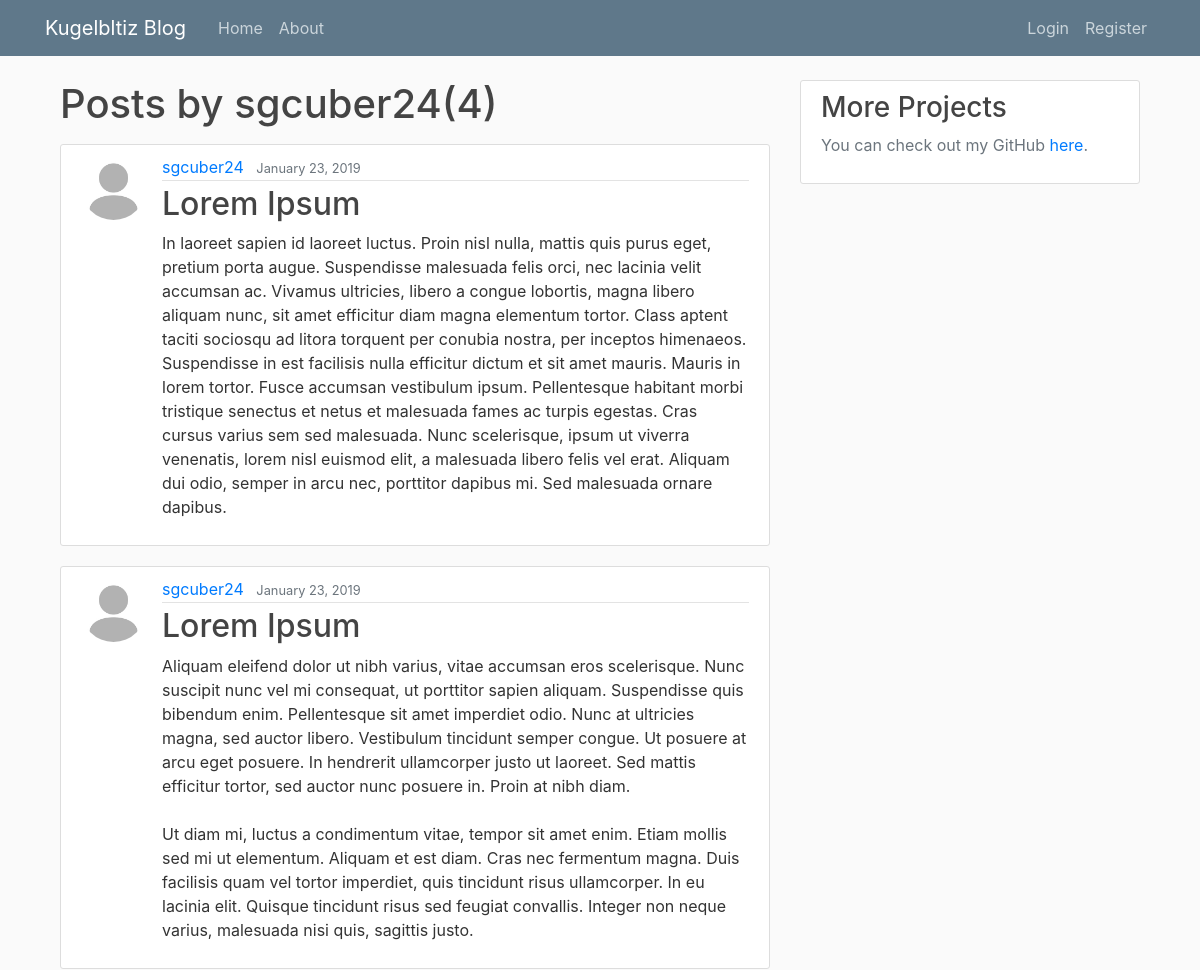
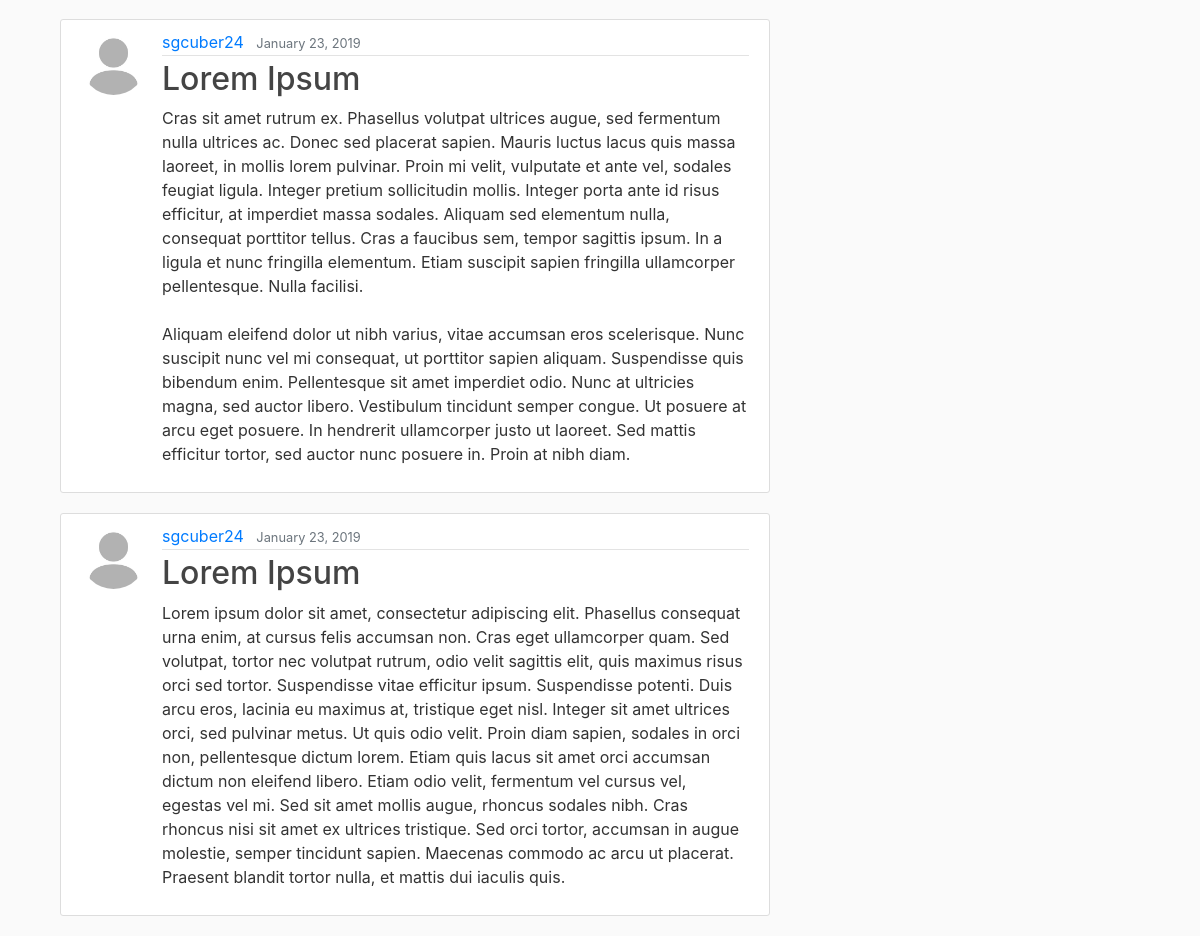
The page /user/sgcuber24 on the database its author committed (2 pictures, top to bottom).
### blog/models.py (models this page shows, shortened)
class post(models.Model):
    title=models.CharField(max_length=100)
    content=models.TextField()
    date=models.DateTimeField(default=timezone.now)
    author=models.ForeignKey(User, on_delete=models.CASCADE)

### users/models.py (models this page shows, shortened)
class Profile(models.Model):
    user=models.OneToOneField(User, on_delete=models.CASCADE)
    image=models.ImageField(default='default.jpg', upload_to='profile-pics')

### blog/views.py (the view)
# urls.py: path('user/<str:username>', UserPostListView.as_view(), name='user-posts'),
class UserPostListView(ListView):
    model = post
    template_name='blog/user_posts.html'
    context_object_name='posts'
    ordering=['-date']
    paginate_by=5
    def get_queryset(self):
        user= get_object_or_404(User, username=self.kwargs.get('username'))
        return post.objects.filter(author=user).order_by('-date')

### blog/templates/blog/user_posts.html (shortened to what this page needs)
{% extends "blog/base.html" %}
{% block content %}
    <h1 class="mb-3">Posts by {{view.kwargs.username}}({{ page_obj.paginator.count }})</h1>
    {% for post in posts %}
      <article class="media content-section">
        <img src="{{ post.author.profile.image.url }}" alt="" class="rounded-circle article-img">
        <div class="media-body">
          <div class="article-metadata">
            <a class="mr-2" href="{% url 'user-posts' post.author.username %}">{{ post.author }}</a>
            <small class="text-muted">{{ post.date|date:"F d, Y" }}</small>
          </div>
          <h2><a class="article-title" href="{% url 'post-detail' post.id %}">{{ post.title }}</a></h2>
          <p class="article-content">{{ post.content }}</p>
        </div>
      </article>
    {% endfor %}
{% endblock content %}

### blog/static/blog/main.css (style rules this page uses)
body { background: #fafafa; color: #333333; margin-top: 5rem; }
h1, h2, h3, h4, h5, h6 { color: #444444; }
.content-section { background: #ffffff; padding: 10px 20px; border: 1px solid #dddddd; border-radius: 3px; margin-bottom: 20px; }
.article-title { color: #444444; }
.article-content { white-space: pre-line; }
.article-img { height: 65px; width: 65px; margin-right: 16px; }
.article-metadata { padding-bottom: 1px; margin-bottom: 4px; border-bottom: 1px solid #e3e3e3 }

### rows shown on the page
post: author.profile.image (placeholder picture), author "sgcuber24", date "January 23, 2019", title "Lorem Ipsum", content "In laoreet sapien id laoreet luctus. Proin nisl nulla, mattis quis purus eget, pretium porta augue. Suspendisse malesuada felis orci, nec lacinia velit accumsan ac. Vivamus ultricies, libero a congue lobortis, magna libero aliquam nunc, sit amet efficitur diam magna elementum tortor. Class aptent taciti sociosqu ad litora torquent per conubia nostra, per inceptos himenaeos. Suspendisse in est facilisis nulla efficitur dictum et sit amet mauris. Mauris in lorem tortor. Fusce accumsan vestibulum ipsum. Pellentesque habitant morbi tristique senectus et netus et malesuada fames ac turpis egestas. Cras cursus varius sem sed malesuada. Nunc scelerisque, ipsum ut viverra venenatis, lorem nisl…"
post: author.profile.image (placeholder picture), author "sgcuber24", date "January 23, 2019", title "Lorem Ipsum", content "Aliquam eleifend dolor ut nibh varius, vitae accumsan eros scelerisque. Nunc suscipit nunc vel mi consequat, ut porttitor sapien aliquam. Suspendisse quis bibendum enim. Pellentesque sit amet imperdiet odio. Nunc at ultricies magna, sed auctor libero. Vestibulum tincidunt semper congue. Ut posuere at arcu eget posuere. In hendrerit ullamcorper justo ut laoreet. Sed mattis efficitur tortor, sed auctor nunc posuere in. Proin at nibh diam. Ut diam mi, luctus a condimentum vitae, tempor sit amet enim. Etiam mollis sed mi ut elementum. Aliquam et est diam. Cras nec fermentum magna. Duis facilisis quam vel tortor imperdiet, quis tincidunt risus ullamcorper. In eu lacinia elit. Quisque tincidunt…"
post: author.profile.image (placeholder picture), author "sgcuber24", date "January 23, 2019", title "Lorem Ipsum", content "Cras sit amet rutrum ex. Phasellus volutpat ultrices augue, sed fermentum nulla ultrices ac. Donec sed placerat sapien. Mauris luctus lacus quis massa laoreet, in mollis lorem pulvinar. Proin mi velit, vulputate et ante vel, sodales feugiat ligula. Integer pretium sollicitudin mollis. Integer porta ante id risus efficitur, at imperdiet massa sodales. Aliquam sed elementum nulla, consequat porttitor tellus. Cras a faucibus sem, tempor sagittis ipsum. In a ligula et nunc fringilla elementum. Etiam suscipit sapien fringilla ullamcorper pellentesque. Nulla facilisi. Aliquam eleifend dolor ut nibh varius, vitae accumsan eros scelerisque. Nunc suscipit nunc vel mi consequat, ut porttitor sapien…"
post: author.profile.image (placeholder picture), author "sgcuber24", date "January 23, 2019", title "Lorem Ipsum", content "Lorem ipsum dolor sit amet, consectetur adipiscing elit. Phasellus consequat urna enim, at cursus felis accumsan non. Cras eget ullamcorper quam. Sed volutpat, tortor nec volutpat rutrum, odio velit sagittis elit, quis maximus risus orci sed tortor. Suspendisse vitae efficitur ipsum. Suspendisse potenti. Duis arcu eros, lacinia eu maximus at, tristique eget nisl. Integer sit amet ultrices orci, sed pulvinar metus. Ut quis odio velit. Proin diam sapien, sodales in orci non, pellentesque dictum lorem. Etiam quis lacus sit amet orci accumsan dictum non eleifend libero. Etiam odio velit, fermentum vel cursus vel, egestas vel mi. Sed sit amet mollis augue, rhoncus sodales nibh. Cras rhoncus nisi…"

### other values the page prints
{{ view.kwargs.username }} "sgcuber24"
{{ page_obj.paginator.count }} "4"
